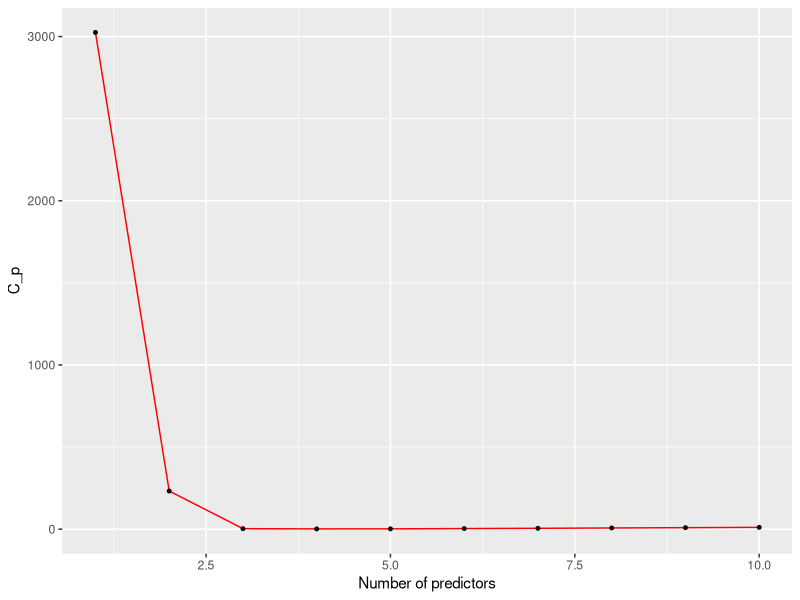
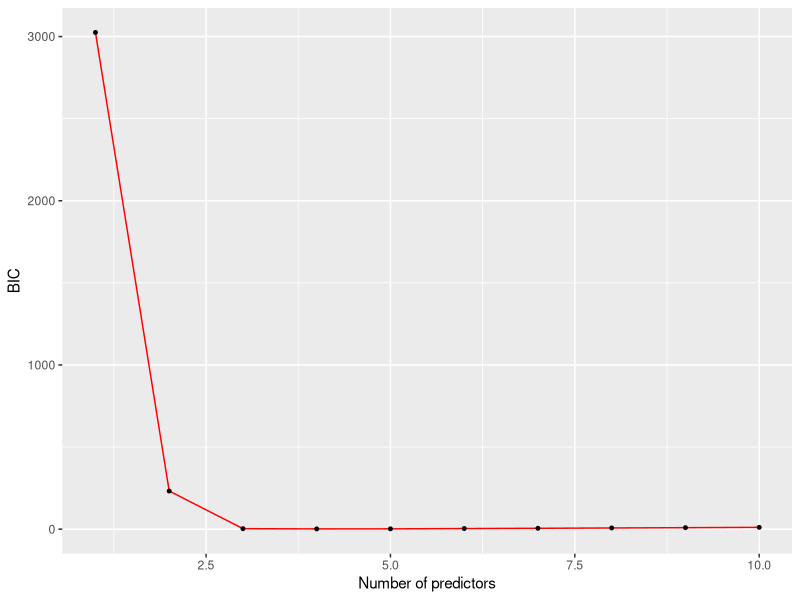
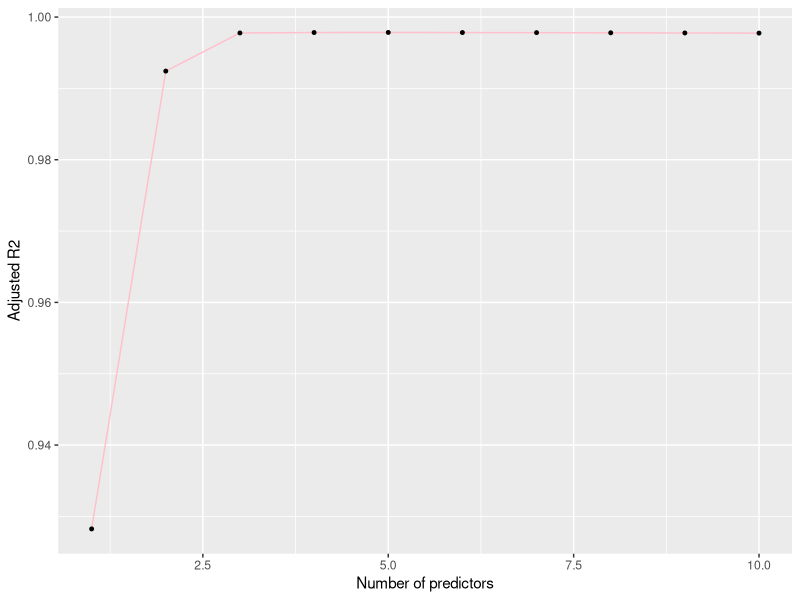
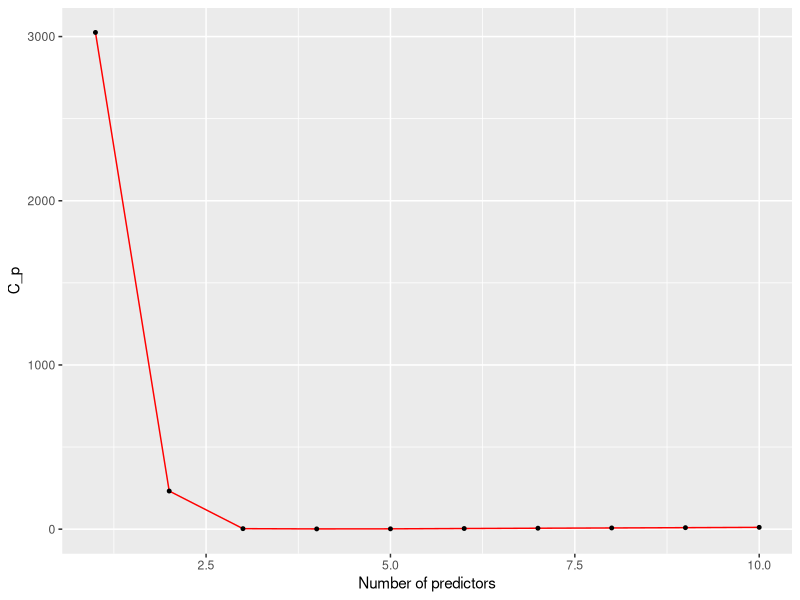
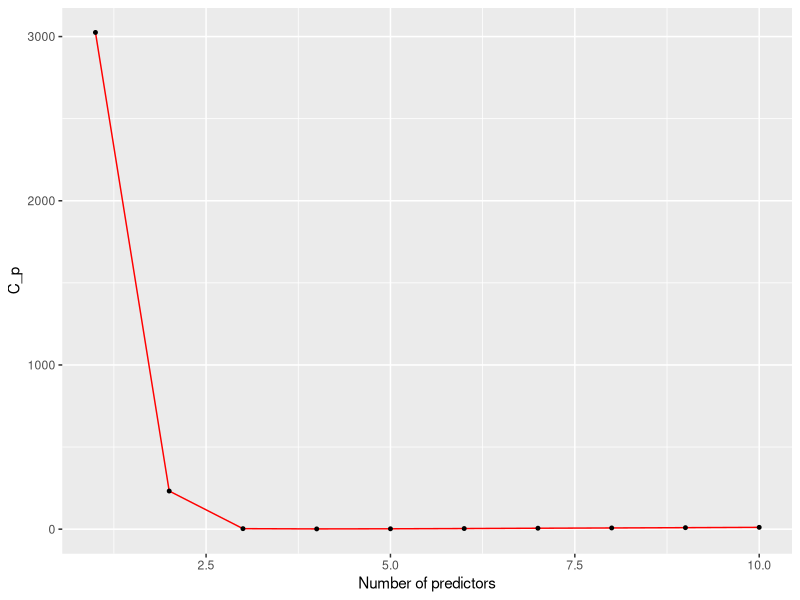
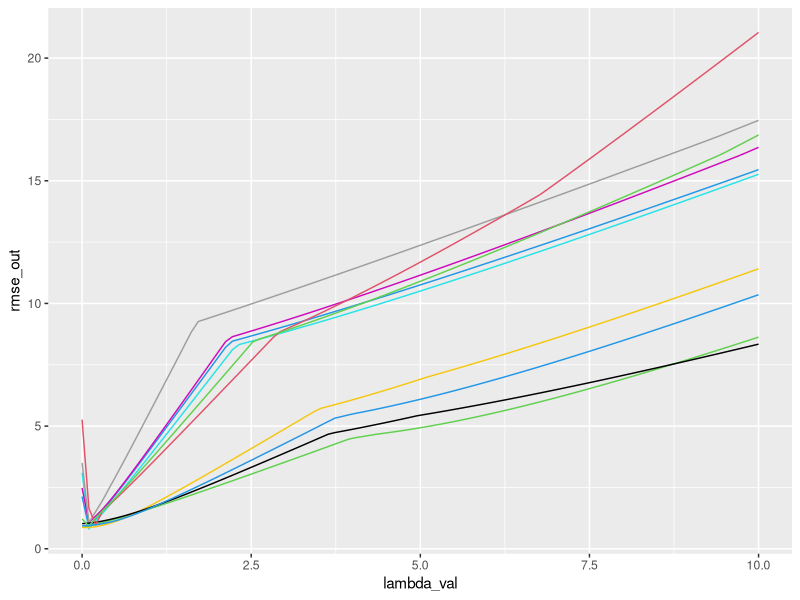
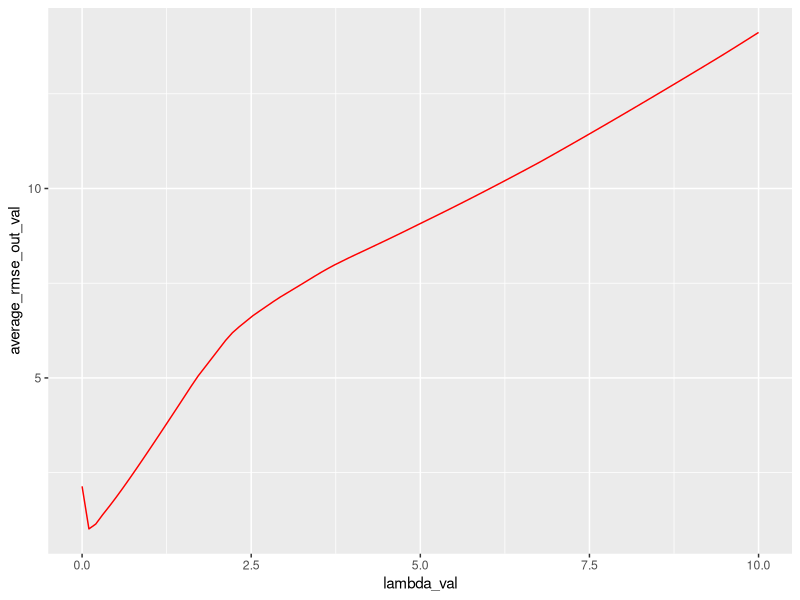
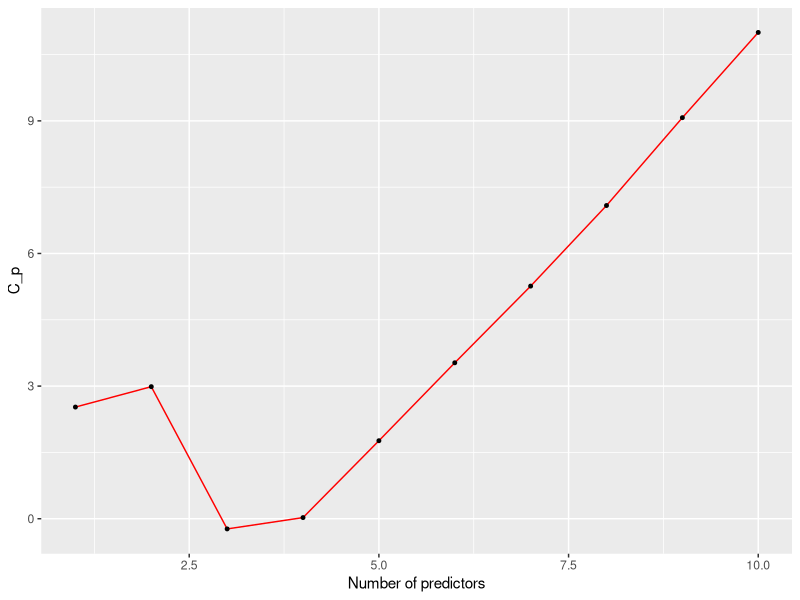

These figures' R source, in order:
#### This file is for an in-class exercise with linear model selection and regularization 
#### We try Problem 9 in Section 6 in the book "An Introduction to Statistical Learning"

library(ggplot2)
library(tidyr)
library(dplyr)
library(leaps) 
library(glmnet)
library(MLmetrics)

############################ Part (a)
n = 100
X_predictor <- rnorm(n)
noise <- rnorm(n)

############################ Part (b)
beta_0 = 1
beta_1 = 2
beta_2 = 3
beta_3 = 4
Y_response <- beta_0 + beta_1 * X_predictor + beta_2 * X_predictor^2 + beta_3 * X_predictor^3 + noise

######################### Part (c)
### We need to choose the best polynomial regression of order 10 
experiment_data <- data.frame(X_predictor, X_predictor^2, X_predictor^3, X_predictor^4, X_predictor^5, X_predictor^6, X_predictor^7, X_predictor^8, X_predictor^9, X_predictor^10, Y_response)

### We use "regsubsets" operator to perform best subset selection. It chooses the best set of variables for each model size
my_regsubset <- regsubsets(Y_response~., experiment_data, nvmax = 10)
my_summary <- summary(my_regsubset)

### Create plots with these values

# With C_p, AIC
ggplot(as.data.frame(my_summary$cp), aes(x = seq(1:10), y = my_summary$cp)) + geom_line(color = "red") + geom_point(size = 1) + xlab("Number of predictors") + ylab("C_p")

# With BIC
ggplot(as.data.frame(my_summary$bic), aes(x = seq(1:10), y = my_summary$cp)) + geom_line(color = "red") + geom_point(size = 1) + xlab("Number of predictors") + ylab("BIC")

# With adjusted R^2
ggplot(as.data.frame(my_summary$adjr2), aes(x = seq(1:10), y = my_summary$adjr2)) + geom_line(color = "pink") + geom_point(size = 1) + xlab("Number of predictors") + ylab("Adjusted R2")

# From the plots of C_p, BIC, and adjusted R^2, we see that the best model consists of three predictors X, X^2, and X^3
# We now perform linear model on Y given these predictors
my_best_lm <- lm(Y_response~ X_predictor + X_predictor.2 + X_predictor.3, data = experiment_data)
summary(my_best_lm)

############ Part (d)
## We now perform forward and backward stepwise selections

## Forward stepwise selection
forward_selec <- regsubsets(Y_response~., experiment_data, method = "forward", nvmax = 10)
my_summary <- summary(forward_selec)

ggplot(as.data.frame(my_summary$cp), aes(x = seq(1:10), y = my_summary$cp)) + geom_line(color = "red") + geom_point(size = 1) + xlab("Number of predictors") + ylab("C_p")

## Backward stepwise selection
backward_selec <- regsubsets(Y_response~., experiment_data, method = "backward", nvmax = 10)
my_summary  <- summary(backward_selec)

ggplot(as.data.frame(my_summary$cp), aes(x = seq(1:10), y = my_summary$cp)) + geom_line(color = "red") + geom_point(size = 1) + xlab("Number of predictors") + ylab("C_p")

############################################################ Part (e)
### We now use the Lasso with the experiment_data
### We consider 100 values of lambda from 0 to 10
lambda_val <- seq(10,0, length = 100)
predictors_val <- model.matrix(Y_response~.,experiment_data)[,-1]
my_lasso <- glmnet(predictors_val,Y_response, alpha = 1, lambda = lambda_val)


### We observe the coefficients from Lasso fit
coef(my_lasso)

### We perform cross-validation using 10 training/ test sets
set.seed(1000)
N = 10 # number of training / test sets
M = 100 # number of values of lambda
lambda_val <- seq(0,10, length = M) # sequence of values of lambda
rmse_out_val <- matrix(0, nrow = M, ncol = N)

### 75% of the sample size for the training set
sample_size <- floor(0.75 * nrow(experiment_data))

for (i in 1:N)
{
  train_index <- sample(seq_len(nrow(experiment_data)), size = sample_size)
  experiment_data_train <- experiment_data[train_index,]
  experiment_data_test <- experiment_data[-train_index,]
  
  response_train_val <- experiment_data_train$Y_response
  predictors_train_val <- model.matrix(Y_response~.,experiment_data_train)[,-1]
  response_test_val <- experiment_data_test$Y_response
  predictors_test_val <- model.matrix(Y_response~.,experiment_data_test)[,-1]
  
  for (j in 1:M)
  {
    my_lasso <- glmnet(predictors_train_val, response_train_val, alpha = 1, lambda = lambda_val[j])
    my_lasso_pred <- predict(my_lasso, s = lambda_val[j], predictors_test_val)
    rmse_out_val[j,i] = RMSE(my_lasso_pred, response_test_val)
  }
}

### Plot the RMSE for 10 training/ test sets at different lambda
new_rmse_out_val <- as.data.frame(rmse_out_val)
plot <- ggplot(data = new_rmse_out_val, aes(x = lambda_val))
for (i in 1:N)
{
  plot <- plot + geom_line( aes_string( y = new_rmse_out_val[,i]), col = i+2)
}
plot + ylab('rmse_out')

#### Take the average of error rates over N training/ test sets
average_rmse_out_val <- rowMeans(rmse_out_val) #We take the average of each row in the matrix rmse_out_val
lambda_best <- lambda_val[which.min(average_rmse_out_val)] ### Best lambda
average_rmse_out_val <- as.data.frame(average_rmse_out_val)
ggplot(average_rmse_out_val, aes(x = lambda_val, y = average_rmse_out_val)) + geom_line(col = "red")

#### Fitting coefficients using the best lambda 
my_best_lasso <- glmnet(predictors_val,Y_response, alpha = 1, lambda = lambda_best)
coef(my_best_lasso)

##################################################### Part (f)
## Generate new Y response
beta_0 = 1
beta_7 = 8
Y_new_response <- beta_0 + beta_7 * X_predictor^7 + noise

## Create a new data frame
new_experiment_data <- data.frame(X_predictor, X_predictor^2, X_predictor^3, X_predictor^4, X_predictor^5, X_predictor^6, X_predictor^7, X_predictor^8, X_predictor^9, X_predictor^10, Y_new_response)

################# We use "regsubsets" operator to perform best subset selection. It chooses the best set of variables for each model size
my_regsubset <- regsubsets(Y_new_response~., new_experiment_data, nvmax = 10)
my_summary <- summary(my_regsubset)

### Create plots with these values

# With C_p
ggplot(as.data.frame(my_summary$cp), aes(x = seq(1:10), y = my_summary$cp)) + geom_line(color = "red") + geom_point(size = 1) + xlab("Number of predictors") + ylab("C_p")

summary(lm(Y_new_response~ X_predictor.2 + X_predictor.4 + X_predictor.6 + X_predictor.7, data = new_experiment_data))
# With BIC
ggplot(as.data.frame(my_summary$bic), aes(x = seq(1:10), y = my_summary$cp)) + geom_line(color = "red") + geom_point(size = 1) + xlab("Number of predictors") + ylab("BIC")

# With adjusted R^2
ggplot(as.data.frame(my_summary$adjr2), aes(x = seq(1:10), y = my_summary$adjr2)) + geom_line(color = "pink") + geom_point(size = 1) + xlab("Number of predictors") + ylab("Adjusted R2")

################################################# Now, we try the lasso
lambda_val <- seq(10,0, length = 100)
predictors_val <- model.matrix(Y_new_response~.,new_experiment_data)[,-1]
my_lasso <- glmnet(predictors_val,Y_new_response, alpha = 1, lambda = lambda_val)

### We observe the coefficients from Lasso fit
coef(my_lasso)

### We perform cross-validation using 10 training/ test sets
set.seed(1000)
N = 10 # number of training / test sets
M = 100 # number of values of lambda
lambda_val <- seq(0,10, length = M) # sequence of values of lambda
rmse_out_val <- matrix(0, nrow = M, ncol = N)

### 75% of the sample size for the training set
#sample_size <- floor(0.75 * nrow(new_experiment_data))
sample_size = 15

for (i in 1:N)
{
  train_index <- sample(seq_len(nrow(new_experiment_data)), size = sample_size)
  experiment_data_train <- new_experiment_data[train_index,]
  experiment_data_test <- new_experiment_data[-train_index,]
  
  response_train_val <- experiment_data_train$Y_new_response
  predictors_train_val <- model.matrix(Y_new_response~.,experiment_data_train)[,-1]
  response_test_val <- experiment_data_test$Y_new_response
  predictors_test_val <- model.matrix(Y_new_response~.,experiment_data_test)[,-1]
  
  for (j in 1:M)
  {
    my_lasso <- glmnet(predictors_train_val, response_train_val, alpha = 1, lambda = lambda_val[j])
    my_lasso_pred <- predict(my_lasso, s = lambda_val[j], predictors_test_val)
    rmse_out_val[j,i] = RMSE(my_lasso_pred, response_test_val)
  }
}

### Plot the RMSE for 10 training/ test sets at different lambda
new_rmse_out_val <- as.data.frame(rmse_out_val)
plot <- ggplot(data = new_rmse_out_val, aes(x = lambda_val))
for (i in 1:N)
{
  plot <- plot + geom_line( aes_string( y = new_rmse_out_val[,i]), col = i+2)
}
plot + ylab('rmse_out')

#### Take the average of error rates over N training/ test sets
average_rmse_out_val <- rowMeans(rmse_out_val) #We take the average of each row in the matrix rmse_out_val
average_rmse_out_val <- as.data.frame(average_rmse_out_val)
ggplot(average_rmse_out_val, aes(x = lambda_val, y = average_rmse_out_val)) + geom_line(col = "red")

#### Fitting coefficients using the best lambda 
average_rmse_out_val <- rowMeans(rmse_out_val)
lambda_best <- lambda_val[which.min(average_rmse_out_val)]

my_best_lasso <- glmnet(predictors_val,Y_new_response, alpha = 1, lambda = lambda_best)
coef(my_best_lasso)
